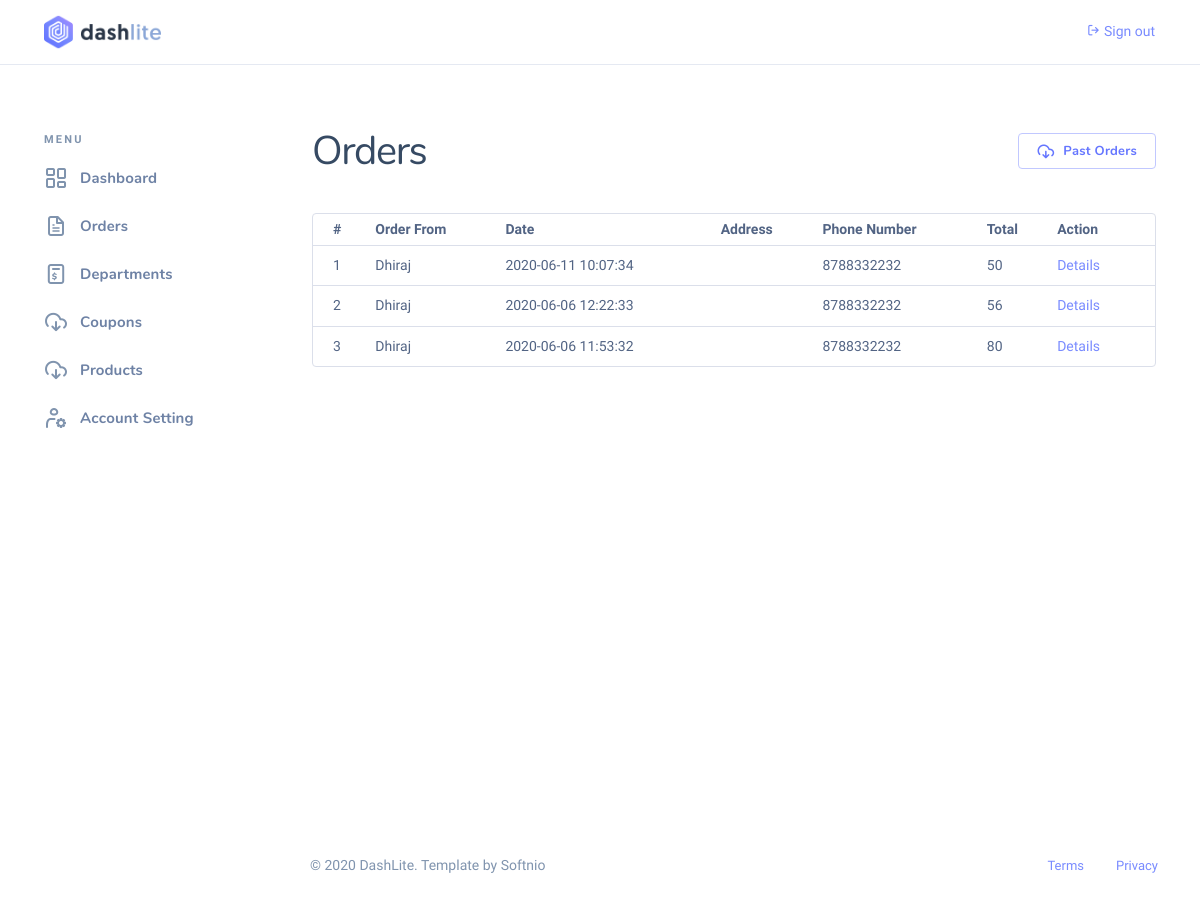
Before: /auth/admin/orders.php?past_order=1 with the older database file.
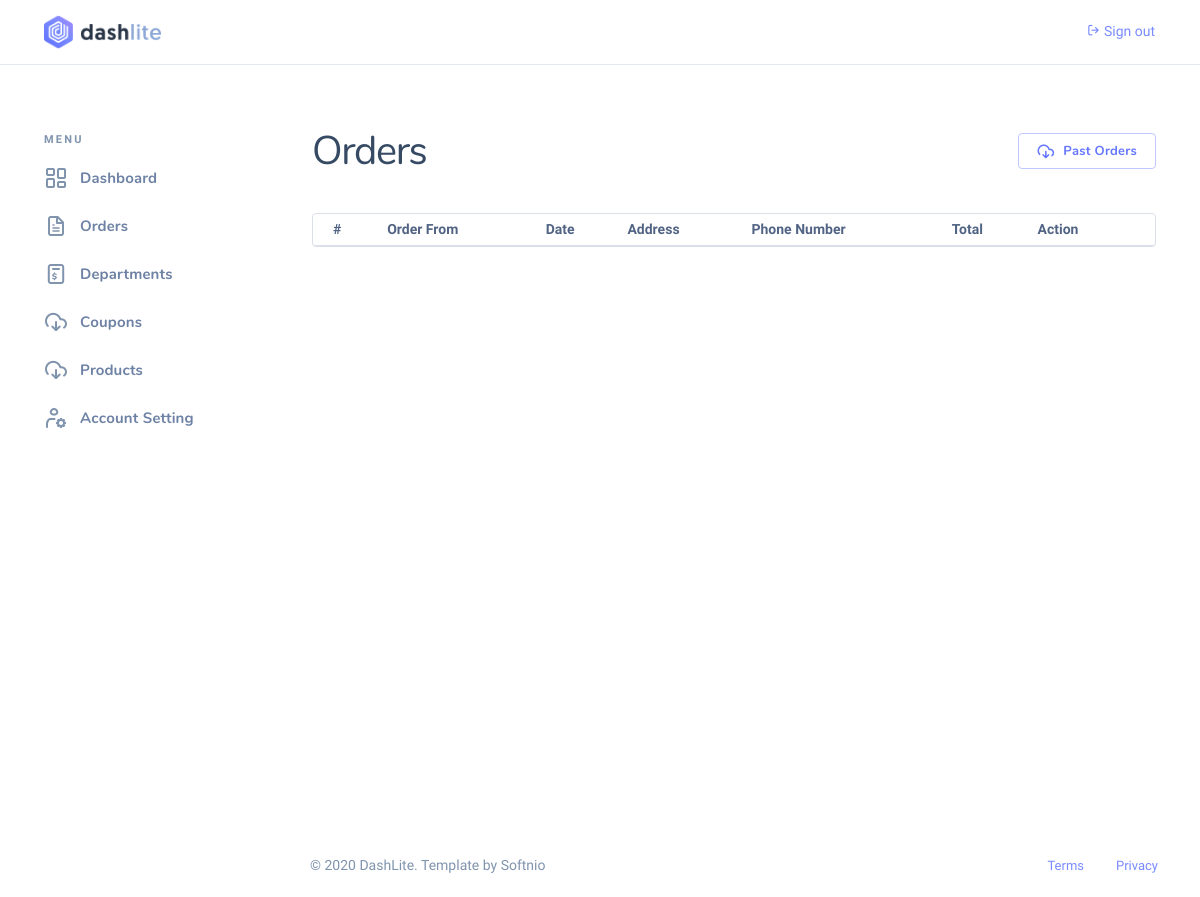
After: the same page with the newer database file.
### tables this page shows
CREATE TABLE `orders` (
  `id` int(11) NOT NULL,
  `userid` int(11) NOT NULL,
  `date` datetime NOT NULL,
  `total` double NOT NULL,
  `transactionid` varchar(255) NOT NULL,
  `pincode` varchar(11) NOT NULL,
  `address` text NOT NULL,
  `landmark` text NOT NULL,
  `coupon` varchar(255) DEFAULT NULL,
  `saved` int(11) NOT NULL,
  `status` varchar(255) NOT NULL
);

CREATE TABLE `user` (
  `id` int(11) NOT NULL,
  `firstname` varchar(255) NOT NULL,
  `lastname` varchar(255) NOT NULL,
  `email` varchar(255) NOT NULL,
  `mobileno` varchar(20) NOT NULL,
  `password` varchar(255) NOT NULL,
  `is_admin` int(1) NOT NULL
);

### core/Database.php (called while the page is built, shortened)
<?php
    class Database {
        private $connection;
        public function set_connection(){
            $this->connection = mysqli_connect(DB_HOST, DB_USER, DB_PASSWORD, DB_DATABASE);
        }
        public function query($query){
            $result = mysqli_query($this->connection, $query);
            if($result){
                return $result;
            }
            return false;
        }
    }
    $database = new Database();

### core/Crud.php (called while the page is built, shortened)
<?php
    class Crud {
        public static function read($query) {
            global $database;
            $result = $database->query($query);
            if ($result) {
                $array = array();
                while ($row = mysqli_fetch_assoc($result)) {
                    $array[] = $row;
                }
                return $array;
            }
            return false;
        }
    }

### auth/admin/orders/read.php (called while the page is built, shortened)
<?php
    if(isset($_GET['past_order'])){
        $results = addSrNo(Crud::read("select orders.id, concat(user.firstname, ' ', user.lastname) as name, orders.date, orders.total, orders.address, user.mobileno, orders.status from orders, user where orders.userid = user.id and orders.status = 'Delivered' order by orders.date desc"), true);
    }else{
        $results = addSrNo(Crud::read("select orders.id, concat(user.firstname, ' ', user.lastname) as name, orders.date, orders.total, orders.address, user.mobileno, orders.status from orders, user where orders.userid = user.id and orders.status != 'Delivered' order by orders.date desc"), true);
    }

### helpers/functions.php (called while the page is built, shortened)
<?php
    function addSrNo($result, $isAssociative){
		if(is_array($result)){
			for($i=0;$i<sizeof($result);$i++){
				if($isAssociative){
					$result[$i]["SrNo"] = $i+1;
				}else{
					$result[$i]->SrNo = $i+1;
				}
			}
		}
		return $result;
    }

### core/Crypter.php (called while the page is built, shortened)
<?php
    class Cryptor{
        protected $method = 'aes-128-ctr';
        private $key;
        protected function iv_bytes(){
            return openssl_cipher_iv_length($this->method);
        }
        public function __construct($key = FALSE, $method = FALSE){
            if(ctype_print($key)) {
                $this->key = openssl_digest($key, 'SHA256', TRUE);
            } else {
                $this->key = $key;
            }
        }
        public function encrypt($data){
            $iv = openssl_random_pseudo_bytes($this->iv_bytes());
            return bin2hex($iv) . openssl_encrypt($data, $this->method, $this->key, 0, $iv);
        }
    }
    $cryptor = new Cryptor(ENCRYPTION_KEY);

### auth/admin/orders.php (the view, shortened to what the changed rows need)
<?php
    include ("../../configs/init.php");
    include ("./orders/read.php");
?>
<!DOCTYPE html>
<html lang="zxx" class="js">
<?php echo get_header(); ?>
<body class="nk-body npc-subscription has-aside ui-clean ">
    <div class="nk-app-root">
        <div class="nk-main ">
            <div class="nk-wrap ">
                <div class="nk-content ">
                    <div class="container wide-xl">
                        <div class="nk-content-inner">
                            <div class="nk-content-body">
                                <div class="nk-content-wrap">
                                    <div class="nk-block-head nk-block-head-lg">
                                        <div class="nk-block-between-md g-4">
                                            <div class="nk-block-head-content">
                                                <h2 class="nk-block-title fw-normal">Orders</h2>
                                            </div>
                                        </div>
                                    </div>
                                    <div class="nk-block">
                                        <div class="card card-bordered table-responsive">
                                            <table class="table">
                                                <thead>
                                                    <tr>
                                                        <th><span class="">#</span></th>
                                                        <th>
                                                            Order From
                                                        </th>
                                                        <th>
                                                            Date
                                                        </th>
                                                        <th>
                                                            Address
                                                        </th>
                                                        <th>
                                                            Phone Number
                                                        </th>
                                                        <th>
                                                            Total
                                                        </th>
                                                        <th>
                                                            Action
                                                        </th>
                                                </thead>
                                                <tbody>
                                                    <?php
                                                        foreach($results as $row){
                                                            ?>
                                                        <tr>
                                                            <td><?php echo $row['SrNo'] ?></td>
                                                            <td><?php echo $row['name'] ?></td>
                                                            <td><?php echo $row['date'] ?></td>
                                                            <td><?php echo $row['address'] ?></td>
                                                            <td><?php echo $row['mobileno'] ?></td>
                                                            <td><?php echo $row['total'] ?></td>
                                                            <?php
                                                                if(!isset($_GET['past_order'])){
                                                                    if($row['status'] === "Processing"){
                                                                        ?>
                                                                        <td>
                                                                            <a href="<?php echo AUTH_PATH . 'admin/orders/status.php?status=Dispatched&&id=' . $cryptor->encrypt($row['id']) ?>">Mark as dispached</a>
                                                                            <br />
                                                                            <a href="<?php echo AUTH_PATH . 'admin/orders/details.php?id=' . $cryptor->encrypt($row['id']) ?>">Details</a>
                                                                        </td>
                                                                        <?php
                                                                    }else if($row['status'] === "Dispatched"){
                                                                        ?>
                                                                        <td><a href="<?php echo AUTH_PATH . 'admin/orders/status.php?status=Delivered&&id=' . $cryptor->encrypt($row['id']) ?>">Mark as delivered</a><br /><a href="<?php echo AUTH_PATH . 'admin/orders/details.php?id=' . $cryptor->encrypt($row['id']) ?>">Details</a></td>
                                                                        <?php
                                                                    }
                                                                }else{
                                                                    ?>
                                                                    <td>
                                                                    <a href="<?php echo AUTH_PATH . 'admin/orders/details.php?id=' . $cryptor->encrypt($row['id']) ?>">Details</a>
                                                                    </td>
                                                                    <?php
                                                                }
                                                            ?>
                                                        </tr>
                                                            <?php
                                                        }
                                                    ?>
                                                </tbody>
                                            </table>
                                        </div>
                                    </div>
                                </div>
                            </div>
                        </div>
                    </div>
                </div>
            </div>
        </div>
    </div>
</body>
</html>

Changed rows visible on the page:
removed orders: SrNo "1", name "Dhiraj", date "2020-06-11 10:07:34", userid.mobileno "8788332232", total "50"
removed orders: SrNo "2", name "Dhiraj", date "2020-06-06 12:22:33", userid.mobileno "8788332232", total "56"
removed orders: id "3", name "Dhiraj", date "2020-06-06 11:53:32", userid.mobileno "8788332232", total "80"
